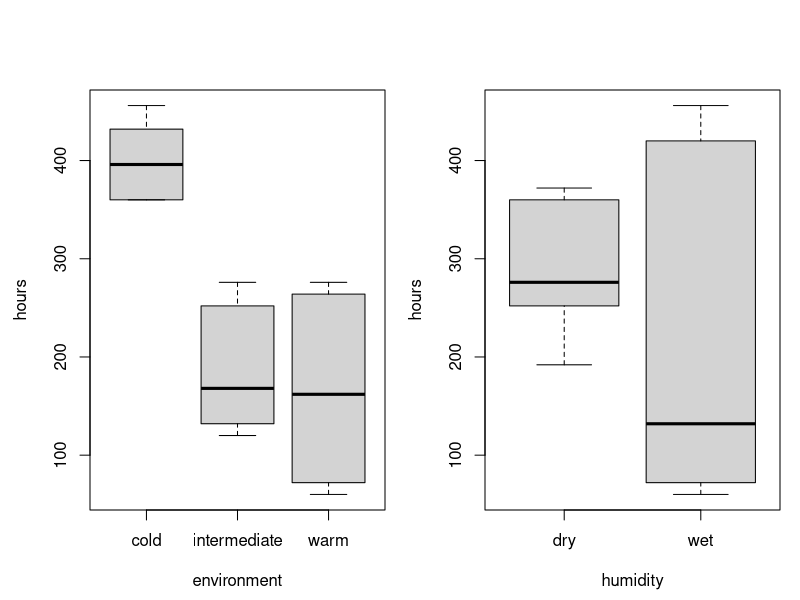
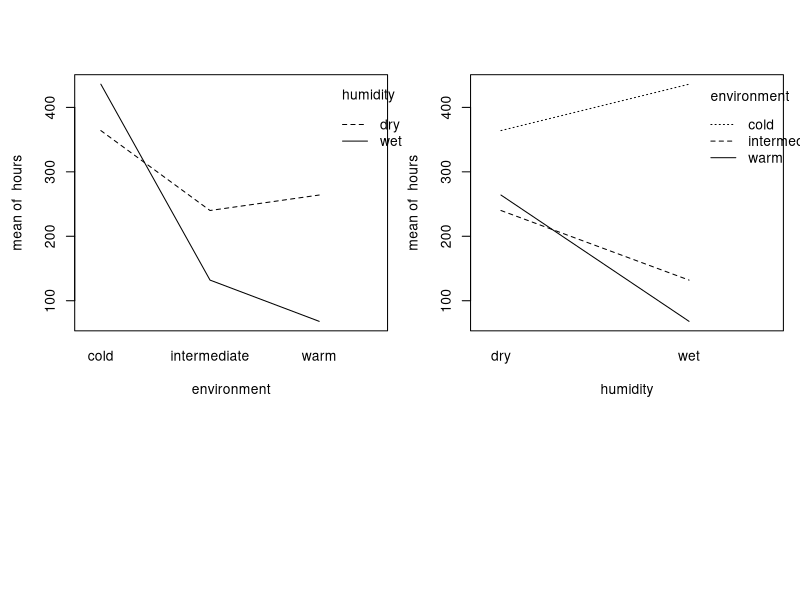
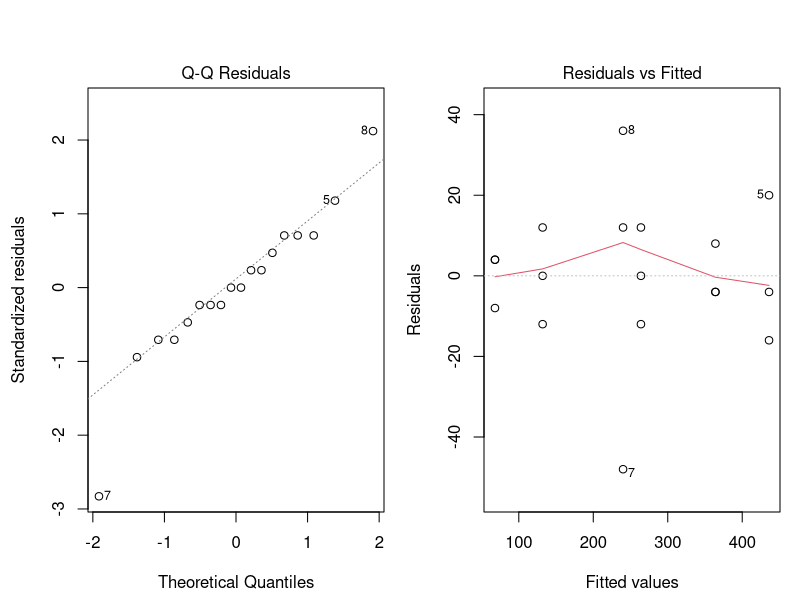
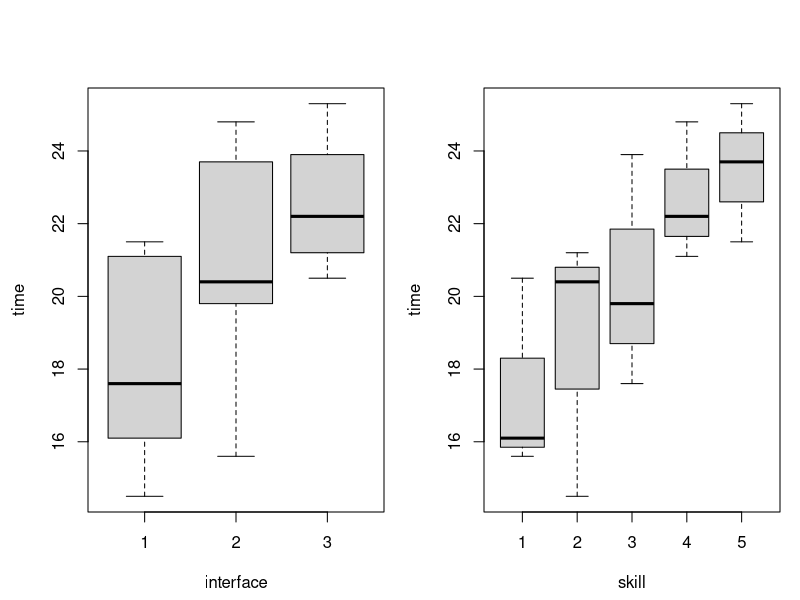
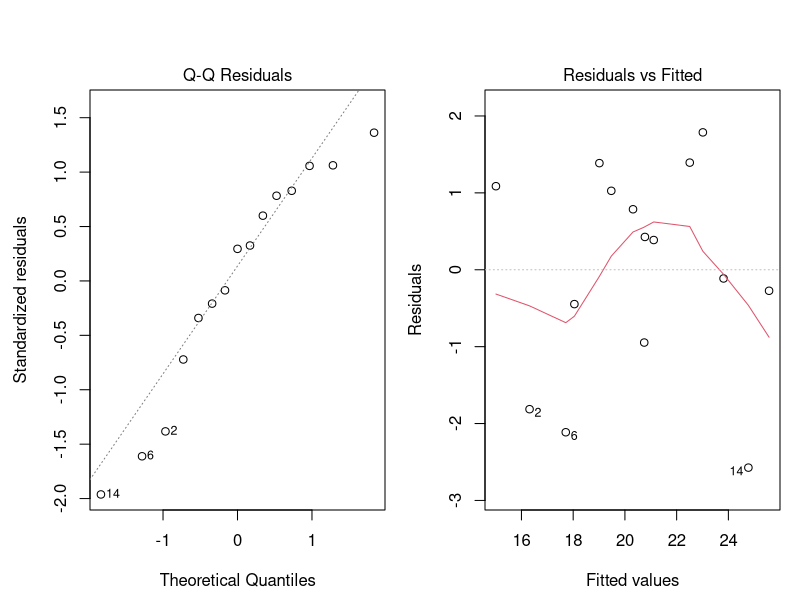
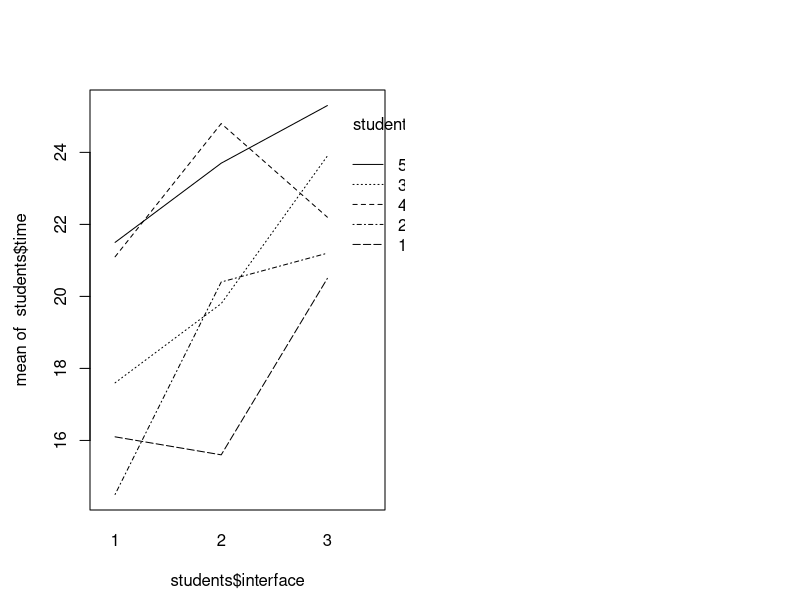
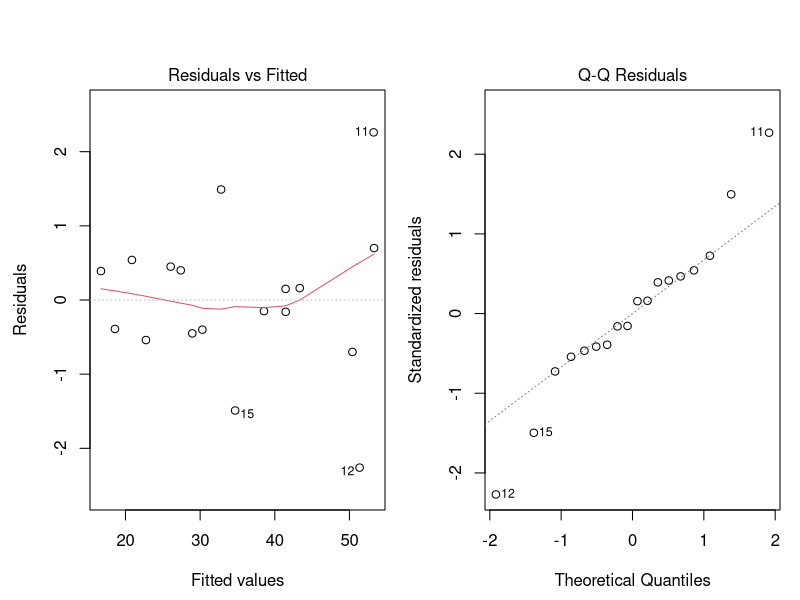
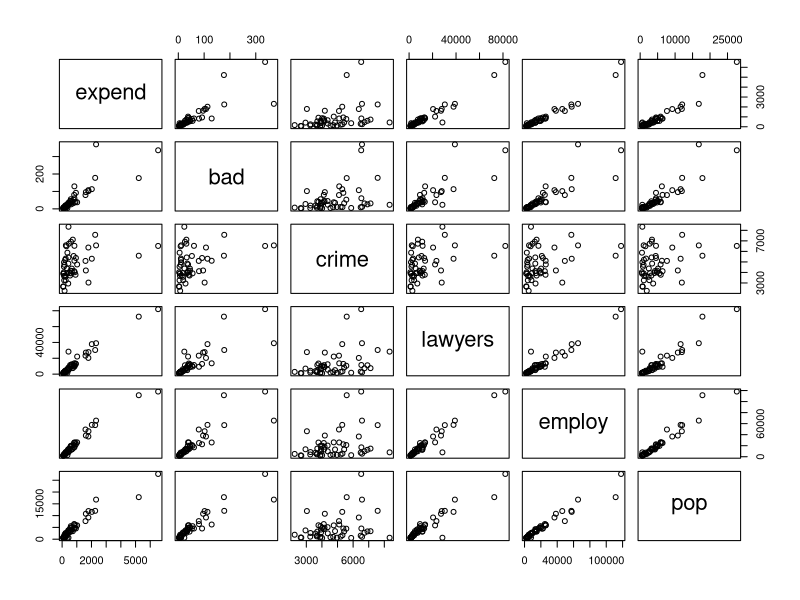

These charts were generated, in order, by the following R code:
## ---- chunk 1
knitr::opts_chunk$set(echo = TRUE, strip.white = TRUE)
options(digits=3)
## ---- chunk 2
bread = read.table("bread.txt",header=TRUE)
## ---- chunk 3
I=3; J=2; N=3
rbind(rep(1:I,each=N*J),rep(1:J,N*I),sample(1:(N*I*J)))
## ---- chunk 4
attach(bread)
par(mfrow=c(1,2), mar=c(4,4,4,1), oma=c(0.5,0.5,0.5,0))
boxplot(hours~environment)
boxplot(hours~humidity)
## ---- chunk 5
layout(matrix(c(1,2,3,3), ncol=2, byrow=TRUE), heights=c(2, 1))
interaction.plot(environment, humidity, hours)
interaction.plot(humidity, environment, hours)
## ---- chunk 6
bread$environment=as.factor(bread$environment)
bread$humidity=as.factor(bread$humidity)

breadov=lm(hours~environment*humidity)
anova(breadov)
## ---- chunk 7
breadov1=lm(hours~environment+humidity)
anova(breadov1)
## ---- chunk 8
par(mfrow=c(1,2), mar=c(4,4,4,1), oma=c(0.4,0.4,0.4,0))
plot(breadov,2)
plot(breadov,1)
## ---- chunk 9
students = read.table("search.txt",header=TRUE)
## ---- chunk 10
I = 3
B = 5
N = 1
for (b in 1:B) {
  print(sample(1:(N*I)))
}
## ---- chunk 11
students$interface = as.factor(students$interface)
students$skill = as.factor(students$skill)
attach(students)

par(mfrow=c(1,2))
boxplot(time~interface)
boxplot(time~skill)
studentslm = lm(time~skill+interface)
anova(studentslm)
## ---- chunk 12
inter1 = mean(students$time[interface==1])
inter2 = mean(students$time[interface==2])
inter3 = mean(students$time[interface==3])
which.max(c(inter1, inter2, inter3))
## ---- chunk 13
students[which.min(students$time),]
## ---- chunk 14
summary(studentslm)
## ---- chunk 15
par(mfrow=c(1,2), mar=c(4,4,4,1), oma=c(0.5,0.5,0.5,0))
plot(studentslm,2)
plot(studentslm,1)
## ---- chunk 16
interaction.plot(students$interface, students$skill, students$time)
friedman.test(time,interface,skill,data=students)
## ---- chunk 17
studentsaov = lm(time ~ interface, data=students)
anova(studentsaov)
## ---- chunk 18
library(lme4)
# load data
cow=read.table("cow.txt",header=TRUE)
cow$treatment=factor(cow$treatment)
cow$id=factor(cow$id)
cow$per=factor(cow$per)
cow$order=factor(cow$order)
attach(cow)
## ---- chunk 19
anova(lm(milk~id+per+treatment))
## ---- chunk 20
summary((lm(milk~id+per+treatment)))
## ---- chunk 21
par(mfrow=c(1,2), mar=c(4,4,4,1), oma=c(0.5,0.5,0.5,0))
plot(lm(milk~id+per+treatment), 1)
plot(lm(milk~id+per+treatment), 2)
## ---- chunk 22
cowlmer = lmer(milk~order+per+treatment+(1|id))
cowlmer_reduced = lmer(milk~order+per+(1|id), REML=FALSE)
(anova(cowlmer_reduced, cowlmer))
## ---- chunk 23
t.test(milk[treatment=="A"],milk[treatment=="B"], paired=TRUE)
## ---- chunk 24
cowlmer = lmer(milk~order+treatment+per+(1|id))
cowlmer_reduced = lmer(milk~order+treatment+(1|id), REML=FALSE)
anova(cowlmer_reduced, cowlmer)
## ---- chunk 25
anova(lm(milk~treatment+id))
## ---- chunk 26
wordcounts = read.table("austen.txt", header=TRUE)
austen = subset(wordcounts, select = c('Sense', 'Emma', 'Sand1'))
z=chisq.test(austen)
z
## ---- chunk 27
z$residuals
## ---- chunk 28
z1=chisq.test(wordcounts)
z1
## ---- chunk 29
z1$residuals
## ---- chunk 30
library(lme4)
expenses = read.table("expensescrime.txt",header=TRUE)
expenses$state=as.factor(expenses$state)
attach(expenses)
## ---- chunk 31
plot(expenses[,c(2,3, 4, 5, 6, 7)])
## ---- chunk 32
print("Cook's distances for lm(expend~bad+crime+lawyers+employ+pop):")
round(cooks.distance(lm(expend~bad+crime+lawyers+employ+pop)), 2)
plot(cooks.distance(lm(expend~bad+crime+lawyers+employ+pop)),type="b", main="Cook's distances for expend~bad+crime+lawyers+employ+pop")
## ---- chunk 33
expenses = expenses[-c(5, 8, 35, 44), ]
attach(expenses)
## ---- chunk 34
plot(expenses[,c(2,3, 4, 5, 6, 7)])
## ---- chunk 35
round(cor(expenses[,c(2, 3, 4, 5, 6, 7)]), 2)
## ---- chunk 36
factors = colnames(expenses)[3:length(colnames(expenses))]

# 1st factor
R2 = numeric(length(factors))
for (i in 1:length(factors)) {
  R2[i] = summary(lm(paste('expend',  '~', factors[i]), data=expenses))[[8]]
}

print("R^2 values for addition of first variable:"); factors; R2
factor_one = factors[which.max(R2)]
print(paste0("Factor with highest R^2 value: ", factor_one))

# remove chosen first factor from list
factors = factors[-which.max(R2)]

# 2nd factor
R2 = numeric(length(factors))
for (i in 1:length(factors)) {
  R2[i] = summary(lm(paste('expend',  '~', factor_one, '+', factors[i]), data=expenses))[[8]]
}

print("R^2 values for addition of second variable:"); factors; R2
factor_two = factors[which.max(R2)]
print(paste0("Factor with highest R^2 value: ", factor_two))

summary(lm(expend~employ), data=expenses)
## ---- chunk 37
# start with all variables
summary(lm(expend~bad+crime+lawyers+employ+pop, data=expenses))[4]
print("Crime has highest p-value of 9.86e-1, thus remove crime as variable")

summary(lm(expend~bad+lawyers+employ+pop, data=expenses))[4]
print("Pop has highest p-value of 0.270, thus remove pop as variable")

summary(lm(expend~bad+lawyers+employ, data=expenses))
print("Bad has highest p-value of 0.045, which is below 0.05")
## ---- chunk 38
attach(expenses)
stepuplm = lm(expend~employ)

# 2
par(mfrow=c(2,2))
plot(residuals(stepuplm), employ, main="Scatter plot against employ")

# 3
x = residuals(lm(employ~bad+crime+lawyers+pop))
y = residuals(lm(expend~bad+crime+lawyers+pop))
plot(x,y,main="Added variable plot for + Employ", xlab="residual of Employ", ylab="residual of Expend")

# 5
par(mfrow=c(2,2))
plot(residuals(stepuplm), expend)
plot(residuals(stepuplm),fitted(stepuplm))

# 6
plot(stepuplm, 2)
